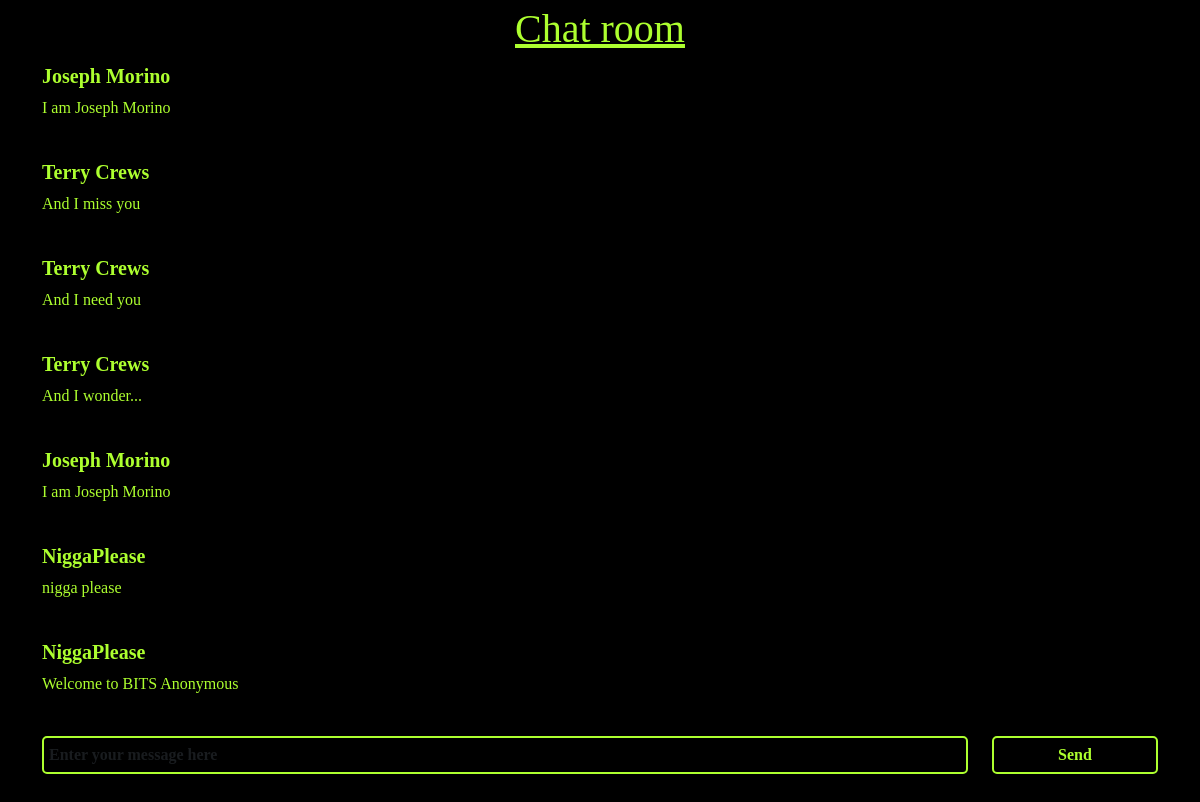
The app's page / (signed in) with its own data.
### chatapp/models.py (models this page shows, shortened)
class Message(models.Model):
    name = models.CharField(max_length=64, default='Anonymous')
    message = models.CharField(max_length=1024)
    timestamp = models.DateTimeField(auto_now_add=True)

### chatapp/views.py (the view)
# urls.py: path('', index, name='index'),
def index(request):
    if request.method == 'GET':
        if not request.session.get('name'):
            return redirect('auth')
        messages = Message.objects.all().order_by('-timestamp')[:20]
        messages = reversed(messages)
        return render(request, 'chatapp/index.html', {'messages': messages, 'name': request.session['name']})
    else:
        return HttpResponse("Invalid request")

### chatapp/templates/chatapp/index.html (shortened to what this page needs)
{% extends 'chatapp/base.html' %}
{%load static%}
{% block content %}
<div class="row" style="height: 84%; overflow: scroll;" id="chats">
    {% for message in messages%}
    <div class="row">
        <div class="col-12">
            <div class="row">
                <div class="col-12">
                    <h5><b>{{message.name}}</b></h5>
                </div>
            </div>
            <div class="row">
                <div class="col-12">
                    <p>{{message.message}}</p>
                </div>
            </div>
        </div>
    </div>
    {%endfor%}
</div>
<form class="row" style="height: 8%;" id="chatbox" action="javascript:void(0)">
    <div class="col-10">
        <input type="text" class="form-control" id="message" placeholder="Enter your message here">
    </div>
    <div class="col-2">
        <button type="submit" class="btn" style="width: 100%;" id="send" onclick="addmessage(event);">Send</button>
    </div>
</form>
{% endblock %}

### chatapp/templates/chatapp/base.html (shortened to what this page needs)
<html>
<head>
    {%load static%}
    <link href="https://cdn.jsdelivr.net/npm/bootstrap@5.3.1/dist/css/bootstrap.min.css" rel="stylesheet"
>
    <link href="{%static 'chatapp/style.css'%}" rel="stylesheet" />
</head>
<body>
    <nav class="navbar" id="navbar" style="height: 8%;">
        <h1 style="width: 100% ;text-align: center;" id="brand"><u>Chat room</u></h1>
    </nav>
    <div class="container">
        {% block content %}
        {% endblock %}
    </div>
</body>
</html>

### chatapp/static/chatapp/style.css (style rules this page uses)
#navbar { background-color: black; color: greenyellow; padding: 5px; font-weight: bold; }
#brand { color: greenyellow; }
body { background-color: black; color: greenyellow; font-family: fantasy }
#send { background-color: black; color: greenyellow; border: 2px solid greenyellow; border-radius: 5px; padding: 5px; font-weight: bold; }
#message { background-color: black; color: greenyellow; border: 2px solid greenyellow; border-radius: 5px; padding: 5px; font-weight: bold; }

### records on screen
Message: name "Joseph Morino", message "I am Joseph Morino"
Message: name "Terry Crews", message "And I miss you"
Message: name "Terry Crews", message "And I need you"
Message: name "Terry Crews", message "And I wonder..."
Message: name "Joseph Morino", message "I am Joseph Morino"
Message: name "NiggaPlease", message "nigga please"
Message: name "NiggaPlease", message "Welcome to BITS Anonymous"
